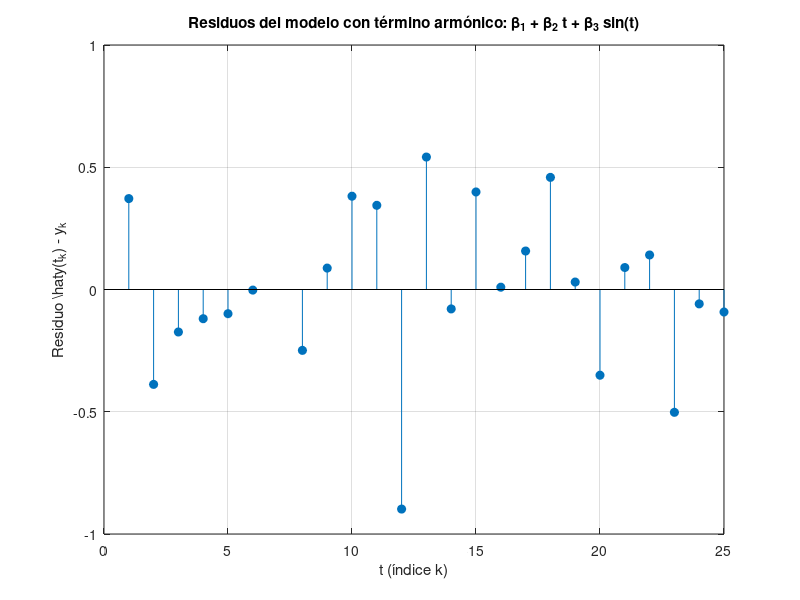

Write the MATLAB code that produced this figure.
% 1. Datos del problema
t = (1:25)';
y = [ 5.0291  6.5099  5.3666  4.1272  4.2948 ...
      6.1261 12.5140 10.0502  9.1614  7.5677 ...
      7.2920 10.0357 11.0708 13.4045 12.8415 ...
     11.9666 11.0765 11.7774 14.5701 17.0440 ...
     17.0398 15.9069 15.4850 15.5112 17.6572]';

% 2. Eliminación del outlier (índice 7: t = 7)
idx = 7;

t_filtrado = t;
y_filtrado = y;

t_filtrado(idx) = [];
y_filtrado(idx) = [];

% 3. Matriz de diseño A con las 3 funciones de base: 1, t, sin(t)
A_filtrado = [ones(length(t_filtrado), 1), t_filtrado, sin(t_filtrado)];

% Resolución por mínimos cuadrados para obtener [beta_1; beta_2; beta_3]
beta_nuevo = A_filtrado \ y_filtrado;

% 4. Predicciones y cálculo del residuo
y_est = A_filtrado * beta_nuevo; 
residuos = y_est - y_filtrado; 

% 5. Gráfica de residuos frente a t
figure;
stem(t_filtrado, residuos, 'filled');
grid on;
xlabel('t (índice k)');
ylabel('Residuo \hat{y}(t_k) - y_k');
title('Residuos del modelo con término armónico: \beta_1 + \beta_2 t + \beta_3 sin(t)');
